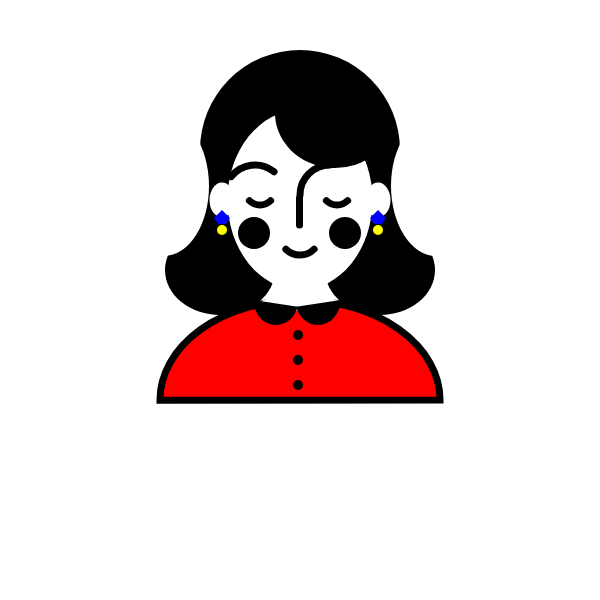
Frame 1 (no input)
Frame 60 (no input): identical to frame 1, image omitted
Frame 120 (the mouse pressed at the canvas centre since frame 60): identical to frame 1, image omitted

The p5.js sketch that drew this single still picture (run headless with seeded random() and noise() and a simulated clock; from frame 60 on, the mouse is pressed at the canvas centre):

// p5.js sketch
// ── sketch.js
/**
* Erika Mesh
* IGME-609: p5.js Demo
*/ 

/**
* setup : Initialization runs once; called automatically
* Summarize code that you add
*/
//Erika Mesh Jiahua Li
//IGME-609 Project1
//self-portrait
//Jan.27,2019
function setup() {
  createCanvas(600, 600);
}

function draw() {
  background(255);
	
  //hair
	push();
	noStroke();
	fill(0,0,0);
  ellipse(300,150,200,200);
  ellipse(220,270,110,90);
  ellipse(380,270,110,90);
  rect(200,150,40,100);
  rect(360,150,40,100);
	pop();
  
	push();
	noStroke();
	fill(255,255,255);
	ellipse(300,200,145,180);
	pop();
  
  //face
  push();
	noFill();
	stroke(0,0,0);
  strokeWeight(7);
  arc(255,195,60,60,3.8,5.4,OPEN);
  arc(330,195,60,60,3.14,4.71,OPEN);
  line(299.5,198,299.5,225);
  arc(260,190,30,30,0.785,2.355,OPEN);
  arc(337,190,30,30,0.785,2.355,OPEN);
  arc(300,235,40,40,0.785,2.355,OPEN);
	pop();
  
  push();
  noStroke();
	fill(0,0,0);
  ellipse(254,233,32,32);  
  ellipse(345,233,32,32);
  pop();
  
  //cloth
  push();
  stroke(0,0,0);
  strokeWeight(7);
  fill(255,0,0);
  arc(300,400,280,200,3.14,0,CHORD);
  pop();
  
  //ears
  push();
	noStroke(); 
  arc(164,186,90,140,4.71,1.57,OPEN); 
  arc(436,186,90,140,1.57,4.71,OPEN);
  ellipse(300,303,80,15);
  ellipse(222,200,25,35);
  ellipse(378,200,25,35);
	pop();
  
  
  push();
	noStroke();
	fill(0,0,0);
  arc(335,113,120,110,0.785,3.925,OPEN);
  arc(276,300,45,50,0.3,3.14,OPEN); 
  arc(318,300,45,50,0,2.84,OPEN)
  ellipse(298,335,10,10);
   ellipse(298,360,10,10);
   ellipse(298,385,10,10);
	pop();
  
  
  //earrings
  push();
  noStroke();
  fill(0,0,255);
  beginShape();
  vertex(378,210);
  vertex(386,218);
  vertex(382,224);
  vertex(374,224);
  vertex(370,218);
  endShape();
  
  beginShape();
  vertex(222,210);
  vertex(230,218);
  vertex(226,224);
  vertex(218,224);
  vertex(214,218);
  endShape();
  pop();
  
  push();
  noStroke();
  fill(255,255,0);
  ellipse(222,230,10,10);
  ellipse(378,230,10,10);
  pop();
  
  
  
 
}
